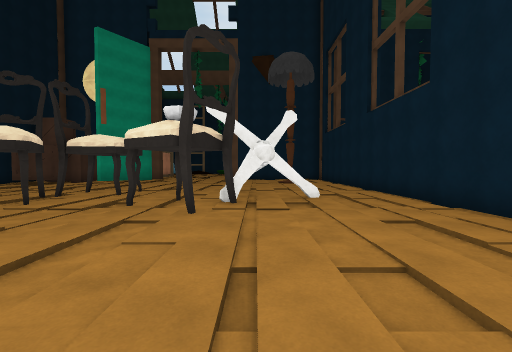
[1] (above)

24 first-person views from a walk through a Unity game level. The camera is 1.5 m above the floor, tilts 2° down and sees 90° across. The floor is counted in squares, 2 m on a side. Each view is taken from the middle of a square. On the plan, view 1 faces up. The plan holds only what a view shows up to about 9 squares ahead; the rest is blank. The place goes on beyond the plan. The player is left out. Surface patterns are stand-ins for the level's own textures.

[2]
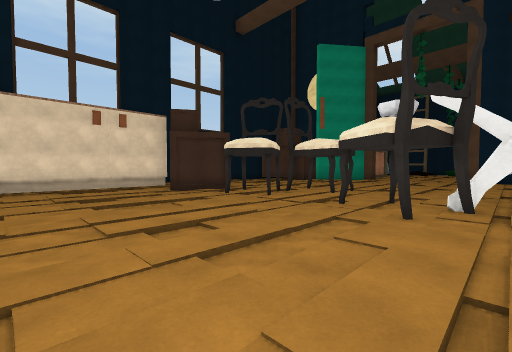

[3]
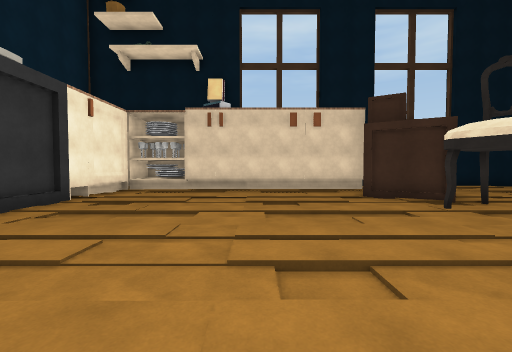

[4]
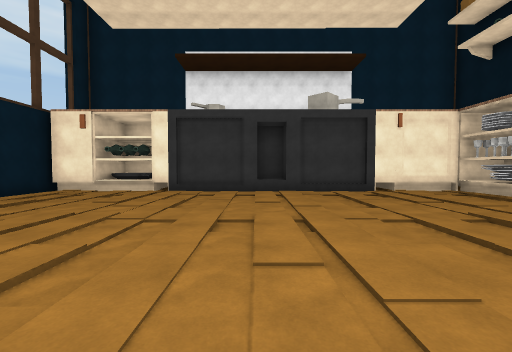

[5]
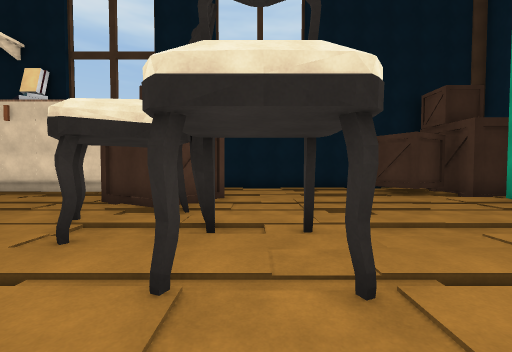

[6]
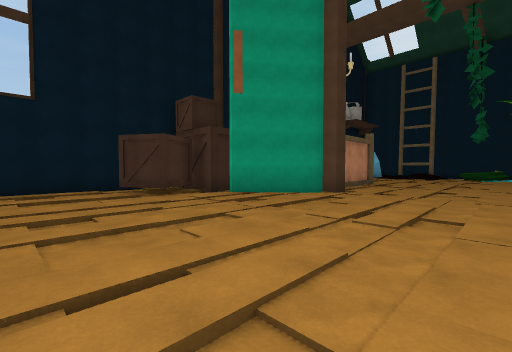

[7]
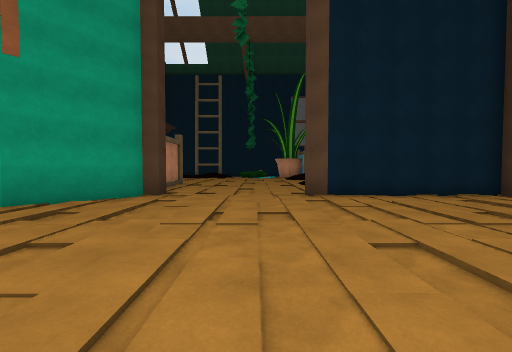

[8]
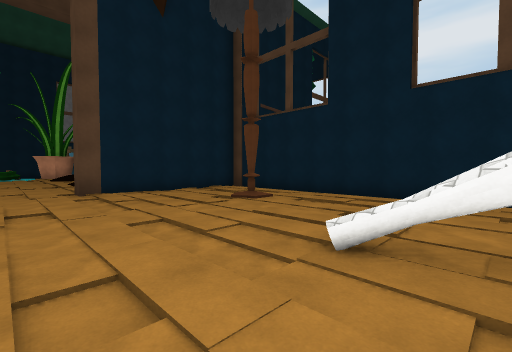

[9]
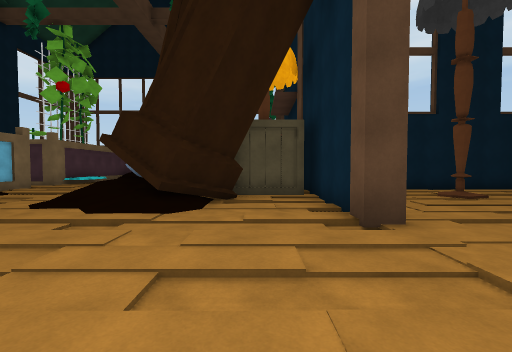

[10]
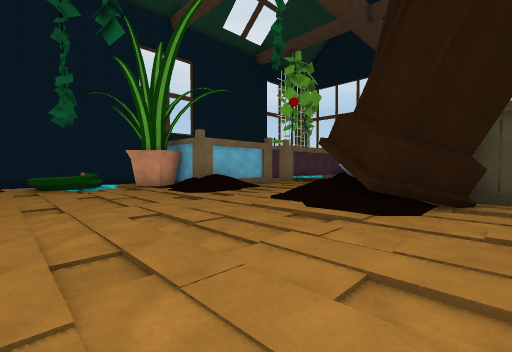

[11]
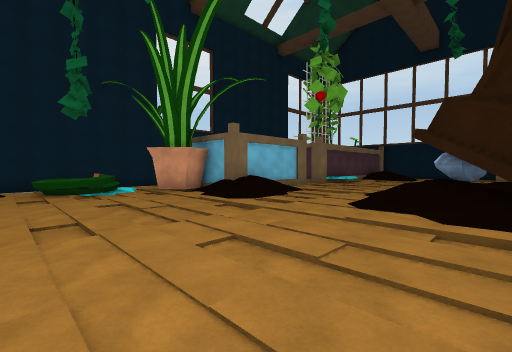

[12]
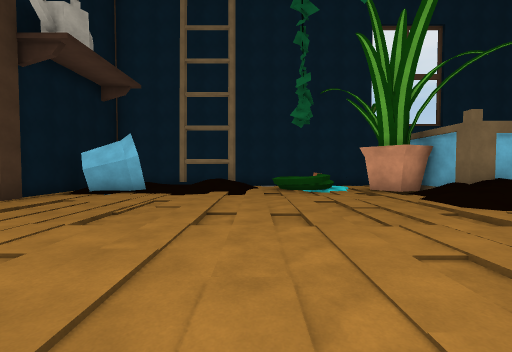

[13]
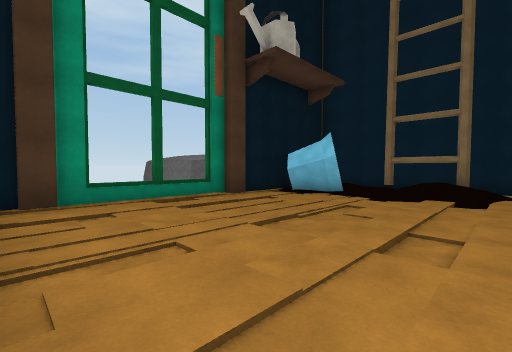

[14]
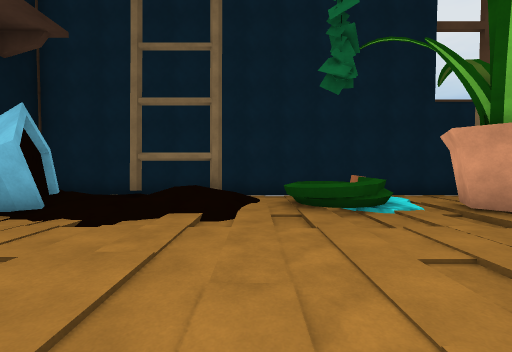

[15]
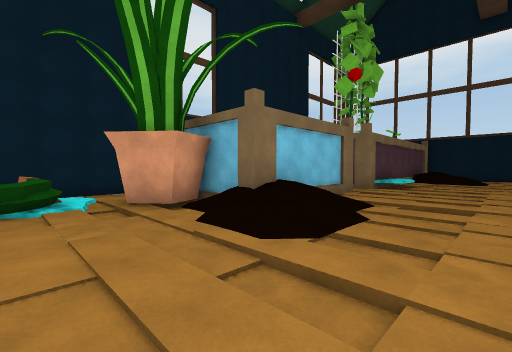

[16]
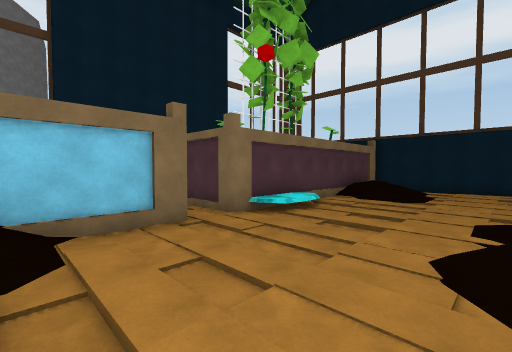

[17]
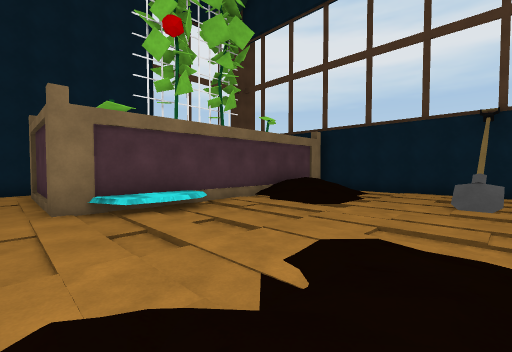

[18]
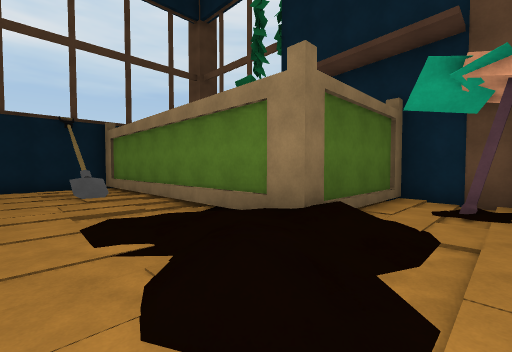

[19]
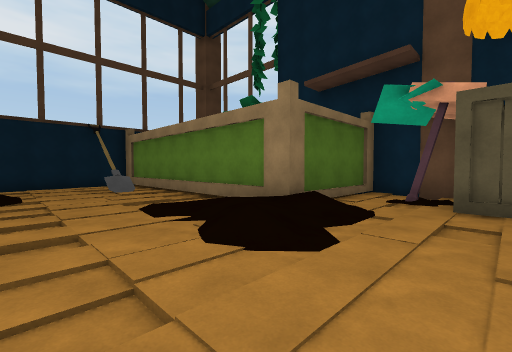

[20]
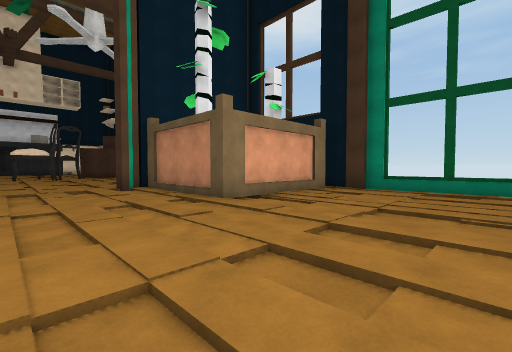

[21]
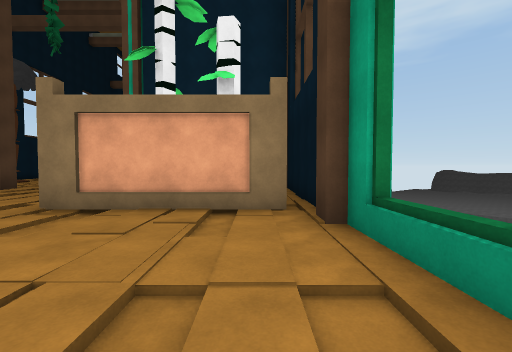

[22]
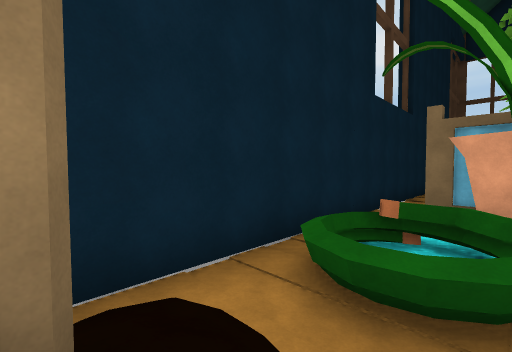

[23]
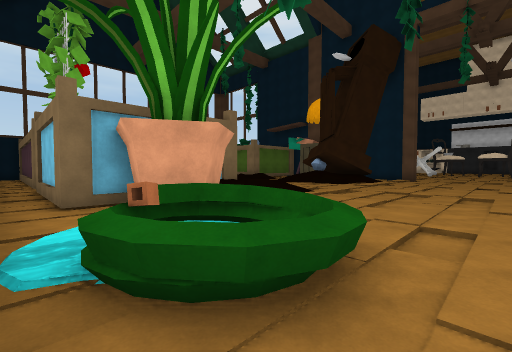

[24]
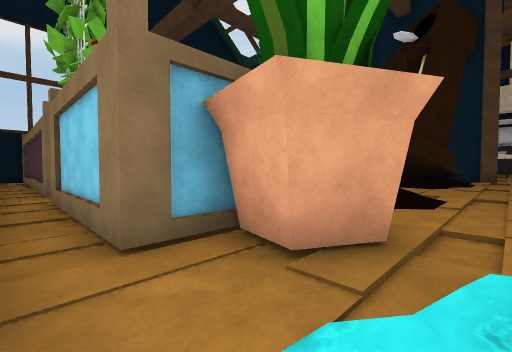

### Floor plan
Key: @ floor where view 1 was taken; # wall or solid block; x gap in a wall; . main floor; : floor 0.25 m higher than the main floor; - floor 0.25 m lower than the main floor; + floor 0.5 m higher than the main floor; / step, stairs or slope; = window, fence, low wall or low ledge; ~ water the walk can cross; ≈ water the walk keeps out of; C chair; T thing the floor can be seen under or through; R crate; A cabinet; O other object.
Columns run from 12 left of view 1 to 15 right of it. Each row starts with its distance up from view 1.
 31  ##################
 30  #/   .................
 29  #  #O#.OOO..####.#####
 28  #OO  /.OO~O##   .#
 27  #OO//...-.###O  .#
 26  #........../OO##.#O ###OO
 25 ##...-...../  /....≈≈../
 24 =....-......///......./    #
 23  ....-........-.......///..#
 22  ..........................#
 21 ##........../ /..//:....O..#
 20  #..........+O :.:  ....x..#
 19  #####...../#O :./#########
 18  #   #......## ...#
 17  #   #........R:R.#
 16  #   #........RR..#
 15  #   ##....########
 14  #RR #..........#
 13  #RR##..........#
 12  #RR..........#.#
 11  #RR............#
 10  #..............#
  9  #..............#
  8  #.....C...=....#
  7   .........TT...#
  6   ..O.OC..O TT..#
  5    ROO....OTT...#
  4   AAO/.....O....#
  3   A.............
  2   A............
  1   A...........
  0  AA.........@..
 -1  AA.............
 -2   A.............#
 -3  #A.............#
 -4  AAAAA######AAAA#
 -5   AAA        AAA

Where each view was taken, in squares from view 1:
view 1: 0 up, 0 right, facing up
view 2: 0 up, 0 right, facing up-left
view 3: 1 up, 1 left, facing left
view 4: 5 up, 3 left, facing down
view 5: 7 up, 2 left, facing left
view 6: 8 up, 2 left, facing up-left
view 7: 8 up, 3 left, facing up
view 8: 7 up, 3 left, facing up-right
view 9: 17 up, 5 left, facing right
view 10: 17 up, 5 left, facing up-right
view 11: 19 up, 5 left, facing up-right
view 12: 19 up, 5 left, facing up
view 13: 20 up, 5 left, facing up-left
view 14: 23 up, 5 left, facing up
view 15: 22 up, 3 left, facing up-right
view 16: 21 up, 2 right, facing up-right
view 17: 20 up, 5 right, facing up-right
view 18: 22 up, 4 right, facing down-right
view 19: 23 up, 3 right, facing down-right
view 20: 24 up, 3 left, facing down-left
view 21: 24 up, 10 left, facing down
view 22: 28 up, 6 left, facing up-right
view 23: 30 up, 5 left, facing down-right
view 24: 30 up, 2 left, facing down-right
